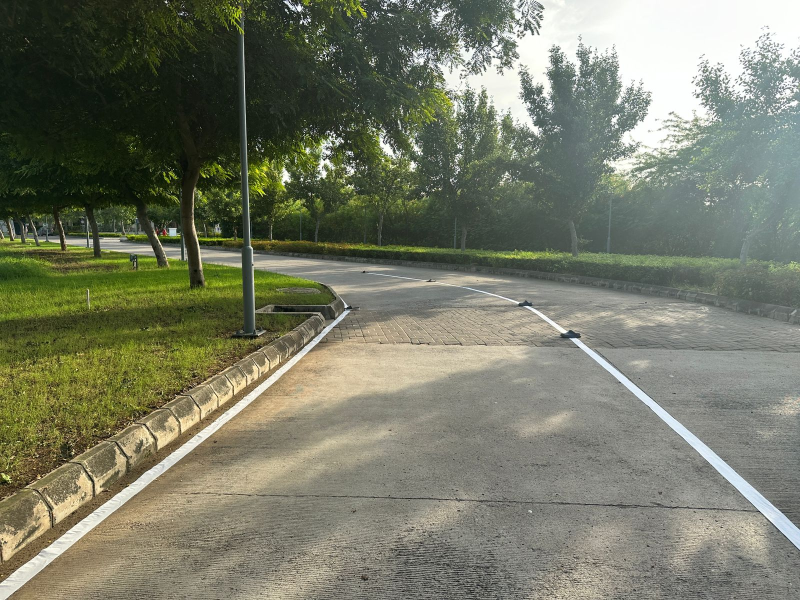
#> input picture Backup Methods/Segformer/img and vdos/road_1.jpg, 1600 x 1200 px, given in place of the camera (shown at 1/2 size)
$ python Lane_Detection_Final.py
#> lines starting #> are read from the running program, lines starting #| are printed output that depends on the picture; after the words box and inside, x2 and y2 are one past the last pixel; in counts of white or black regions, pixels touching at a corner belong together
import cv2
import matplotlib.pyplot as plt
import numpy as np
import sys
import os

import serial
from queue import Queue
import threading
import time

import warnings

# Redirect stderr to null device
# sys.stderr = open(os.devnull, 'w')q

# Ignore all warnings
# warnings.filterwarnings("ignore")

# Open the serial port that your Arduino is connected to (e.g., COM3 on Windows, /dev/ttyUSB0 on Linux, /dev/tty.usbserial on MacOS).
ser = serial.Serial('/dev/tty.usbmodem1401', 9600)  # Adjust this to match your connection
def send_value(value):
    ser.write(str(value).encode())  # Convert the integer to a string and encode it to bytes
    ser.flush()
    # time.sleep(0.01) # Wait a bit for the Arduino to process the information

# Read response
def recieve_value():
    if ser.in_waiting > 0:
        ser_line = ser.readline().decode().strip()
        print(f"Arduino responded with: {ser_line}")
# capture = cv2.VideoCapture(0)
# capture = cv2.VideoCapture('/Users/anavart.pandya/MY DRIVE D/Autonomous Vehicles Sem8 IITGN/Advanced-Lane-Lines-master/vid2.mp4')


def canny(img):
    gray = cv2.cvtColor(img, cv2.COLOR_BGR2GRAY)
    # kernel = 5
    kernel = 7
    blur = cv2.GaussianBlur(gray, (kernel,kernel), sigmaX=0, sigmaY=0)
    canny = cv2.Canny(blur,80,100)
    # canny = cv2.Canny(blur,100,160)
    return canny

# [10 lines left out: function region_of_interest, not called in this run]

def region_of_interest_trapezium(img):
    height = img.shape[0]
    width = img.shape[1]
    mask = np.zeros_like(img)

    # Define coordinates for the trapezium
    # Adjust the points (x1, y1), (x2, y2), (x3, y3), (x4, y4) as needed
    bottom_left = (0, height)
    top_left = (0, height * 0.5)
    top_right = (width, height * 0.5)
    bottom_right = (width, height)

    # [6 lines of commented-out code are left out]
    trapezium = np.array([[bottom_left, top_left, top_right, bottom_right]], np.int32)

    # Fill the polygon (trapezium here) with white (255)
    cv2.fillPoly(mask, [trapezium], 255)

    # Apply the mask
    masked_image = cv2.bitwise_and(img, mask)
    return masked_image

def houghLines(img):
    houghLines = cv2.HoughLinesP(img,2,np.pi/180,100,np.array([]),minLineLength = 40, maxLineGap = 5)
    # houghLines = cv2.HoughLinesP(img,2,np.pi/180,100,np.array([]),minLineLength = 20, maxLineGap = 5)
    # houghLines = cv2.HoughLinesP(img,2,10*(np.pi/180),10,np.array([]),minLineLength = 15, maxLineGap = 5)
    return houghLines

# [19 lines left out: function display_lines, not called in this run]

def display_lines_with_filled_region(img,lines,init_point):
    img_copy = img.copy()
    centre = None
    if lines is not None:
        left_line = lines[0][0]  # Assuming first line is the left
        right_line = lines[1][0]  # Assuming second line is the right

        pts = np.array([[left_line[0], left_line[1]], [left_line[2], left_line[3]],
                        [right_line[2], right_line[3]], [right_line[0], right_line[1]]], np.int32)

        pts = pts.reshape((-1, 1, 2))
        cv2.fillPoly(img_copy, [pts], (144, 238, 144))  # Light green color

        for i in range(len(lines)):
            line = np.array(lines[i])
            if line.all() != np.array([[None,None,None,None]]).all():
                if i == 2:
                    for[x1,y1,x2,y2] in line:
                        cv2.line(img_copy, (x1,y1), (x2,y2), (255,0,0),10)
                        cv2.circle(img_copy, ((x1+x2)//2,(y1+y2)//2), 10, (255,0,0), 10)
                        cv2.circle(img_copy, init_point, 10, (255,0,255), 10)
                        centre = ((x1+x2)//2,(y1+y2)//2)
                else:
                    for [x1,y1,x2,y2] in line:
                        cv2.line(img_copy, (x1,y1), (x2,y2), (255,0,0),10)
                        cv2.circle(img_copy, init_point, 10, (255,0,255), 10)
    return img_copy, centre

def make_points(img,lineSI):
    slope, intercept = lineSI
    height = img.shape[0]
    y1 = int(height)
    # y2 = int(y1*4.0/5)
    y2 = int(y1*3/5)
    x1 = int((y1-intercept)/slope)
    x2 = int((y2-intercept)/slope)
    return [[x1,y1,x2,y2]]


def average_slope_intercept(img,lines):
    # lower_value_slope = 0.5
    # higher_value_slope = 3
    lower_value_slope = 0.5
    higher_value_slope = 2.5
    flag_left = True
    flag_right = True
    left_fit = []
    right_fit = []
    for line in lines:
        for x1,y1,x2,y2 in line:
            fit = np.polyfit((x1,x2),(y1,y2),1)
            slope = fit[0]
            intercept = fit[1]
            # print(intercept,slope)
            if slope < -lower_value_slope and slope >= -higher_value_slope:
                left_fit.append((slope, intercept))
            elif slope >= lower_value_slope and slope <= higher_value_slope :
                right_fit.append((slope,intercept))
    if left_fit == []:
        # left_fit = np.array([(0.0001,0.0001)])
        flag_left = False
    if right_fit == []:
        # right_fit = np.array([(0.0001,0.0001)])
        flag_right = False

    if flag_left:
        left_fit_average = np.average(left_fit,axis=0)
        left_line = make_points(img, left_fit_average)
    else:
        left_line = np.array([[None,None,None,None]])

    if flag_right:
        right_fit_average = np.average(right_fit,axis=0)
        right_line = make_points(img, right_fit_average)
    else:
        right_line = np.array([[None,None,None,None]])


    average_lines = [np.array(left_line),np.array(right_line)]
    return average_lines

def average_slope_intercept_with_centre(img,lines):
    # lower_value_slope = 0.5
    # higher_value_slope = 3
    lower_value_slope = 0.5
    higher_value_slope = 2.5
    flag_left = True
    flag_right = True
    left_fit = []
    right_fit = []
    for line in lines:
        for x1,y1,x2,y2 in line:
            fit = np.polyfit((x1,x2),(y1,y2),1)
            slope = fit[0]
            intercept = fit[1]
            # print(intercept,slope)
            if slope < -lower_value_slope and slope >= -higher_value_slope:
                left_fit.append((slope, intercept))
            elif slope >= lower_value_slope and slope <= higher_value_slope :
                right_fit.append((slope,intercept))
    if left_fit == []:
        # left_fit = np.array([(0.0001,0.0001)])
        flag_left = False
    if right_fit == []:
        # right_fit = np.array([(0.0001,0.0001)])
        flag_right = False

    if flag_left:
        left_fit_average = np.average(left_fit,axis=0)
        left_line = make_points(img, left_fit_average)
    else:
        left_line = np.array([[None,None,None,None]])

    if flag_right:
        right_fit_average = np.average(right_fit,axis=0)
        right_line = make_points(img, right_fit_average)
    else:
        right_line = np.array([[None,None,None,None]])

    if flag_left and flag_right:
        center_line = np.array([[0,0,0,0]])
        for i in range(4):
            center_line[0][i] = np.int32((left_line[0][i] + right_line[0][i])/2)
    else:
        center_line = np.array([[None,None,None,None]])

    average_lines = [np.array(left_line),np.array(right_line),np.array(center_line)]
    return average_lines

# [17 lines left out: function color_filter_for_gray, not called in this run]

left_line_history = []
right_line_history = []
# center_line_history = []
# history_length = 100  # Keep history of last 5 frames
history_length = 25  # Keep history of last 5 frames
# init_point = (428, 430)
# init_point = (283, 384)
# init_point = (267, 408)


def update_line_history(line_history, new_line, history_length=5):
    if new_line[0].all() == np.array([None,None,None,None]).all() and line_history:
        # Use the most recent valid line if the new line is invalid
        new_line = line_history[-1]
    line_history.append(new_line)
    if len(line_history) > history_length:
        line_history.pop(0)
    # print(line_history)
    return line_history


def average_line_from_history(line_history):
    if not line_history:
        return np.array([0, 0, 0, 0])
    avg_line = np.mean(np.array(line_history), axis=0, dtype=np.int32)
    return avg_line

class PIDController:
    def __init__(self, Kp, Ki, Kd, max_output=None, min_output=None):
        self.Kp = Kp
        self.Ki = Ki
        self.Kd = Kd
        self.max_output = max_output
        self.min_output = min_output
        self.integral = 0
        self.previous_error = 0

    def calculate(self, error, delta_time):
        # Proportional term
        proportional = self.Kp * error

        # Integral term
        self.integral += error * delta_time
        integral = self.Ki * self.integral

        # Derivative term
        derivative = self.Kd * (error - self.previous_error) / delta_time

        # Update previous error
        self.previous_error = error

        # Calculate total output
        output = proportional + integral + derivative

        # Clamp output to max and min values if specified
        if self.max_output is not None and output > self.max_output:
            output = self.max_output
        elif self.min_output is not None and output < self.min_output:
            output = self.min_output

        return output

# def update_pwm_value(new_value):
#     pwm_queue.put(new_value)  # Place the new PWM value in the queue

# capture = cv2.VideoCapture('/Users/anavart.pandya/MY DRIVE D/Autonomous Vehicles Sem8 IITGN/Advanced-Lane-Lines-master/vid2.mp4')
capture = cv2.VideoCapture(0)
# [13 lines of commented-out code are left out]
counter = 0

pid_controller = PIDController(Kp=1000, Ki=0.0, Kd=0, max_output=255, min_output=-255)

previous_time = cv2.getTickCount()

# pwm_value = 0
# threading.Thread(target=send_value, args=(pwm_value,), daemon=True).start()
# pwm_queue = Queue()

while True:
    current_time = cv2.getTickCount()
    delta_time = (current_time - previous_time) / cv2.getTickFrequency()
    previous_time = current_time

    ret, frame = capture.read()
#> frame is the input picture: shape (1200, 1600, 3); mean B, G, R 103.3, 122.1, 119
    if not ret:
        break
    counter += 1
    new_width = 640
    # aspect_ratio = original_width / original_height

    # # Calculate the new height maintaining the aspect ratio
    # new_height = int(new_width / aspect_ratio)
    new_height = 480

    frame = cv2.resize(frame, (new_width, new_height))
#> frame: shape (480, 640, 3)
    original_height, original_width = frame.shape[0], frame.shape[1]
    # original_height, original_width = frame_height, frame_width
    # original_height, original_width = frame.shape[1], frame.shape[0]
    init_point = (original_width//2,384)

    # [11 lines of commented-out code are left out]
    try:
        canny_output = canny(frame)
#> in canny, `blur = cv2.GaussianBlur(gray, (kernel,kernel), sigmaX=0, sigmaY=0)`:
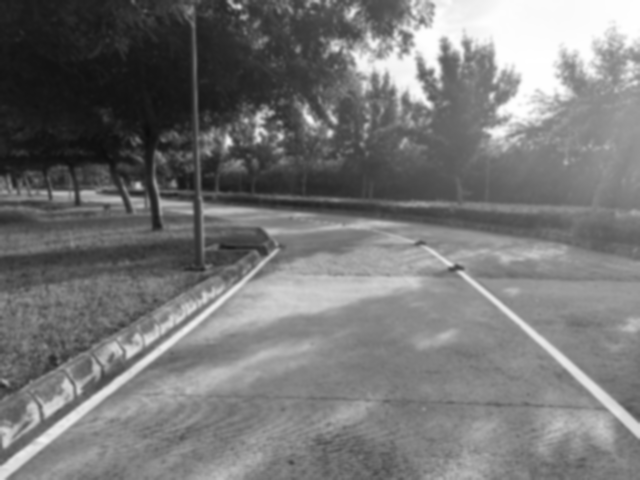
#> blur: shape (480, 640); min 13, max 255, mean 118.9
#> in canny, `canny = cv2.Canny(blur,80,100)`:
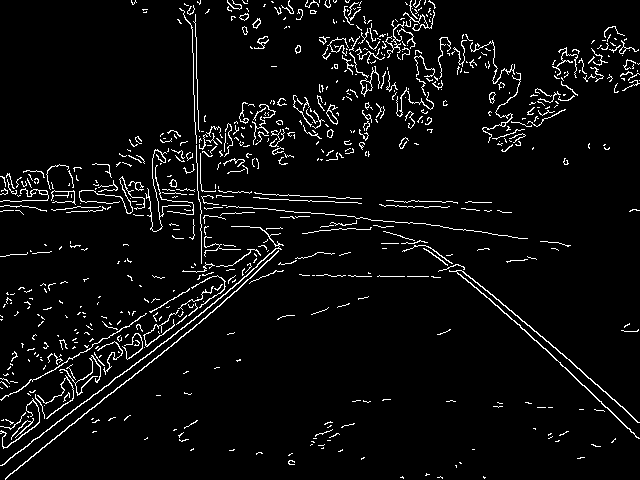
#> canny: shape (480, 640); 4.8% white in thin lines or dots
        # masked_output = region_of_interest(canny_output)
        masked_output = region_of_interest_trapezium(canny_output)
#> in region_of_interest_trapezium, `cv2.fillPoly(mask, [trapezium], 255)`:
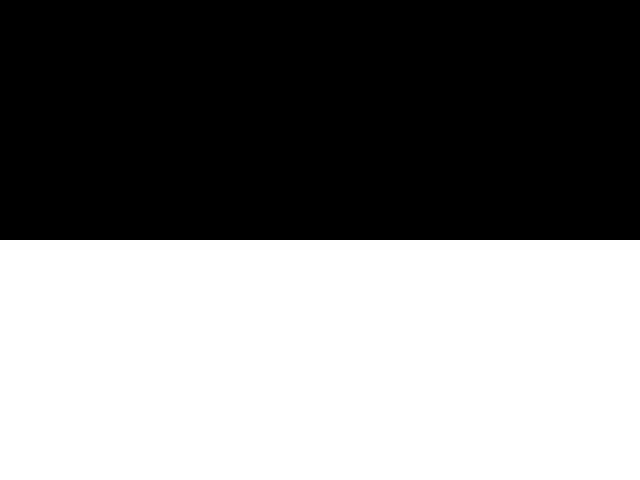
#> mask: shape (480, 640); 50% white; 1 white region, box (x1, y1, x2, y2) and area: (0, 240, 640, 480) 153600
#> in region_of_interest_trapezium, `masked_image = cv2.bitwise_and(img, mask)`:
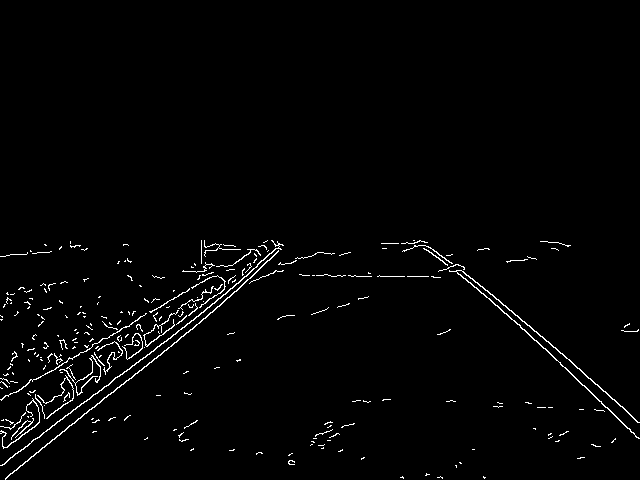
#> masked_image: shape (480, 640); 1.8% white in thin lines or dots, all inside (x1, y1, x2, y2) = (0, 240, 640, 480)
        # masked_output = canny_output
        lines = houghLines(masked_output)
#> in houghLines, `houghLines = cv2.HoughLinesP(img,2,np.pi/180,100,np.array([]),minLineL..`: houghLines = 23 rows, first 6: [1, 465, 198, 316], [554, 358, 639, 438], [47, 443, 193, 328], [92, 346, 139, 318], [472, 278, 572, 362], [128, 358, 214, 295]
#> lines has the same summary as houghLines in houghLines
        # line_image = display_lines(frame,lines)
        average_lines = average_slope_intercept(frame,lines)
#> the loop in average_slope_intercept, `for line in lines:` made 23 passes
#> after the loop in average_slope_intercept, `for line in lines:`: left_fit = [(-0.756, 465.8), (-0.788, 480), (-0.596, 400.8), (-0.733, 451.8), (-0.795, 451.6), (-0.727, 451.8), (-0.814, 452.3), (-0.578, 398.7), (-0.585, 400.2), (-0.633, 425.3), (-0.757, 464.8), (-0.65, 428.8), (-0.571, 397.1), (-0.802, 482), (-0.84, 488), (-0.726, 451.2)]; right_fit = [(0.941, -163.4), (0.84, -118.5), (0.814, -98.32), (0.875, -128.3), (0.814, -99.35), (0.857, -127)]
#> in average_slope_intercept, `left_fit_average = np.average(left_fit,axis=0)`: left_fit_average = [-0.709, 443.1]
#> in make_points, `slope, intercept = lineSI`: slope = -0.709; intercept = 443.1
#> in make_points, `x1 = int((y1-intercept)/slope)`: x1 = -51
#> in make_points, `x2 = int((y2-intercept)/slope)`: x2 = 218
#> in average_slope_intercept, `left_line = make_points(img, left_fit_average)`: left_line = [[-51, 480, 218, 288]]
#> in average_slope_intercept, `right_fit_average = np.average(right_fit,axis=0)`: right_fit_average = [0.857, -122.5]
#> in average_slope_intercept, `right_line = make_points(img, right_fit_average)`: right_line = [[703, 480, 479, 288]]
#> in average_slope_intercept, `average_lines = [np.array(left_line),np.array(right_line)]`: average_lines = [[[-51, 480, 218, 288]], [[703, 480, 479, 288]]]
#> average_lines = [[[-51, 480, 218, 288]], [[703, 480, 479, 288]]]
        average_lines_with_centre = average_slope_intercept_with_centre(frame,lines)
#> the loop in average_slope_intercept_with_centre, `for line in lines:` made 23 passes
#> in average_slope_intercept_with_centre, `left_fit_average = np.average(left_fit,axis=0)`: left_fit_average = [-0.709, 443.1]
#> in average_slope_intercept_with_centre, `left_line = make_points(img, left_fit_average)`: left_line = [[-51, 480, 218, 288]]
#> in average_slope_intercept_with_centre, `right_fit_average = np.average(right_fit,axis=0)`: right_fit_average = [0.857, -122.5]
#> in average_slope_intercept_with_centre, `right_line = make_points(img, right_fit_average)`: right_line = [[703, 480, 479, 288]]
#> after the loop in average_slope_intercept_with_centre, `for i in range(4):`: center_line = [[326, 480, 348, 288]]
#> in average_slope_intercept_with_centre, `average_lines = [np.array(left_line),np.array(right_line),np.array(cen..`: average_lines = [[[-51, 480, 218, 288]], [[703, 480, 479, 288]], [[326, 480, 348, 288]]]
#> average_lines_with_centre has the same summary as average_lines in average_slope_intercept_with_centre

        left_line = average_lines_with_centre[0]
#> left_line = [[-51, 480, 218, 288]]
        right_line = average_lines_with_centre[1]
#> right_line = [[703, 480, 479, 288]]
        # center_line = average_lines_with_centre[2]

        left_line_history = update_line_history(left_line_history, left_line, history_length)
#> left_line_history = [[[-51, 480, 218, 288]]]
        right_line_history = update_line_history(right_line_history, right_line, history_length)
#> right_line_history = [[[703, 480, 479, 288]]]
        # center_line_history = update_line_history(center_line_history, center_line, history_length)

        # Calculate averaged lines
        left_line_avg = average_line_from_history(left_line_history)
#> in average_line_from_history, `avg_line = np.mean(np.array(line_history), axis=0, dtype=np.int32)`: avg_line = [[-51, 480, 218, 288]]
#> left_line_avg = [[-51, 480, 218, 288]]
        right_line_avg = average_line_from_history(right_line_history)
#> right_line_avg = [[703, 480, 479, 288]]
        # center_line_avg = average_line_from_history(center_line_history)
        center_line_avg = np.array([[0,0,0,0]])
        for i in range(4):
            center_line_avg[0][i] = np.int32((left_line_avg[0][i] + right_line_avg[0][i])/2)
#> after the loop, center_line_avg = [[326, 480, 348, 288]]

        average_lines_avg = np.array([np.array(left_line_avg),np.array(right_line_avg)])
#> average_lines_avg = [[-51, 480, 218, 288], [703, 480, 479, 288]]
        average_lines_with_centre_avg = np.array([np.array(left_line_avg),np.array(right_line_avg),np.array(center_line_avg)])
#> average_lines_with_centre_avg = [[-51, 480, 218, 288], [703, 480, 479, 288], [326, 480, 348, 288]]

        # line_image_1 = display_lines(frame,average_lines_avg,init_point)
        # line_image_1_filled = display_lines_with_filled_region(frame,average_lines_avg,init_point)
        # line_image_2 = display_lines(frame,average_lines_with_centre_avg,init_point)
        line_image_2_filled, calculated_centre = display_lines_with_filled_region(frame,average_lines_with_centre_avg,init_point)
#> in display_lines_with_filled_region, `left_line = lines[0][0]`: left_line = [-51, 480, 218, 288]
#> in display_lines_with_filled_region, `right_line = lines[1][0]`: right_line = [703, 480, 479, 288]
#> in display_lines_with_filled_region, `pts = np.array([[left_line[0], left_line[1]], [left_line[2], left_line..`: pts = [[-51, 480], [218, 288], [479, 288], [703, 480]]
#> in display_lines_with_filled_region, `cv2.fillPoly(img_copy, [pts], (144, 238, 144))`:
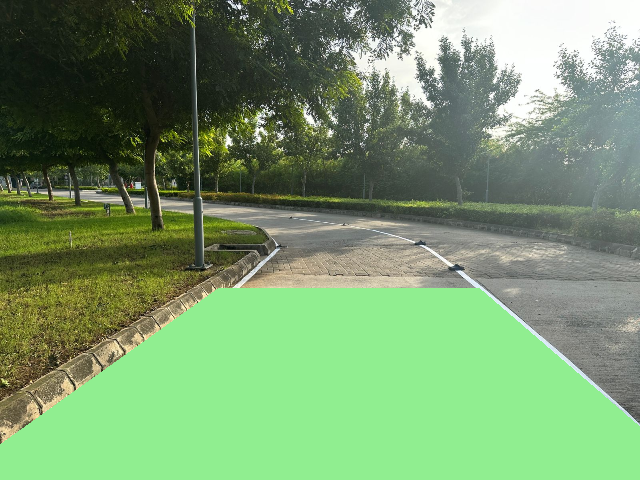
#> img_copy: shape (480, 640, 3); mean B, G, R 108.8, 151.9, 118.4
#> the loop in display_lines_with_filled_region, `for i in range(len(lines)):` made 3 passes
#> after the loop in display_lines_with_filled_region, `for i in range(len(lines)):`:
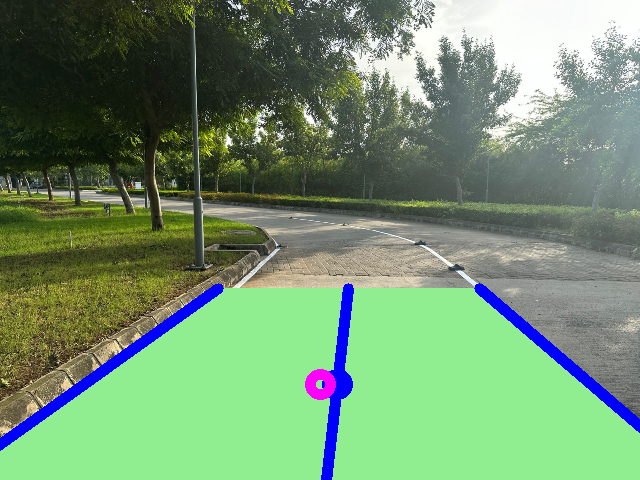
#> img_copy: shape (480, 640, 3); 2.72% of pixels changed, all inside (x1, y1, x2, y2) = (0, 283, 640, 480)
#> calculated_centre = (337, 384)

        error = np.sqrt((init_point[0] - calculated_centre[0])**2 + (init_point[1] - calculated_centre[1])**2)
#> error = 17
        max_error = np.sqrt((init_point[0] - original_width)**2)
        error_normalised = error/max_error
#> error_normalised = 0.0531
        if calculated_centre[0] < init_point[0]:
            error_normalised = -error_normalised
        # Convert error to string and format it to display only two decimal places
        error_text = "Error: {:.2f}".format(error_normalised)
#> error_text = 'Error: 0.05'

        # Display the error on the frame
        cv2.putText(line_image_2_filled, error_text, (original_width - 250, int(original_height*(2/5))), cv2.FONT_HERSHEY_SIMPLEX, 1, (0, 0, 255), 2, cv2.LINE_AA)

        pwm_value = (pid_controller.calculate(error_normalised, delta_time))
#> in calculate, `proportional = self.Kp * error`: proportional = 53.12
#> in calculate, `self.integral += error * delta_time`: self.integral = 1.41e-06
#> in calculate, `integral = self.Ki * self.integral`: integral = 0
#> in calculate, `self.previous_error = error`: self.previous_error = 0.0531
#> in calculate, `output = proportional + integral + derivative`: output = 53.12
#> pwm_value = 53.12

        # Display PWM value on the frame for visualization
        pwm_text = "PWM: {:.2f}".format(pwm_value)
#> pwm_text = 'PWM: 53.12'
        cv2.putText(line_image_2_filled, pwm_text, (25, int(original_height*(2/5))), cv2.FONT_HERSHEY_SIMPLEX, 1, (0, 0, 255), 2, cv2.LINE_AA)

        send_value(int(pwm_value))
        recieve_value()
#> (the call stopped at in recieve_value, `if ser.in_waiting > 0:`: serial is not available in this run)
    except:
        line_image_2_filled = frame
        pwm_value = 0
        send_value(int(pwm_value))
        recieve_value()
    # [5 lines of commented-out code are left out]
    fps = capture.get(cv2.CAP_PROP_FPS)
#> fps = 30
    fps_text = "FPS: {:.2f}".format(fps)
#> fps_text = 'FPS: 30.00'
    cv2.putText(line_image_2_filled, fps_text, (25, int(original_height*(4/5))), cv2.FONT_HERSHEY_SIMPLEX, 1, (0, 0, 255), 2, cv2.LINE_AA)
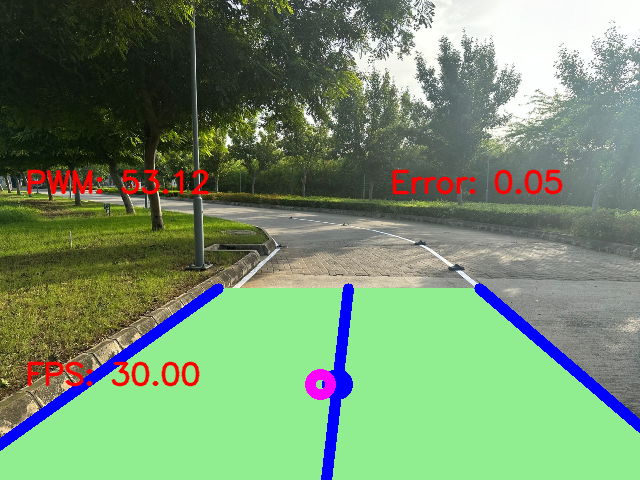
#> line_image_2_filled: shape (480, 640, 3); mean B, G, R 110.5, 144.3, 116.8


    # print(int(pwm_value))
    cv2.imshow('Frame', line_image_2_filled)
    # [4 lines of commented-out code are left out]
    if cv2.waitKey(25) & 0xFF == ord('q'):  # Press 'q' to exit
#> (key q is pressed here)
        print(counter)
        ser.close()  # Close the serial port
        break
cv2.destroyAllWindows()
ser.close()  # Close the serial port

# Close the redirected stderr (optional, depends on your script's structure)
# sys.stderr.close()

# Reset stderr to its original value if needed later in the script
# sys.stderr = sys.__stderr__
